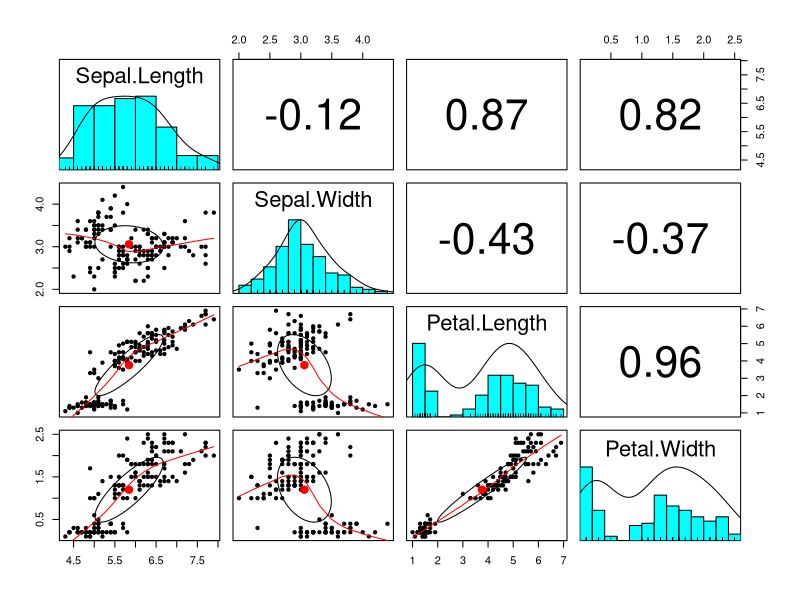

Here is the R script that generated this plot: (Note: this script raises an error after producing the figure.)
install.packages("psych")
install.packages("corrplot")
install.packages("RColorBrewer")
library(psych)
library(corrplot)
library(RColorBrewer)

#psych package
data("iris")
x <- corr.test(iris[,-5])
x
pairs.panels(iris[,-5])

#corrplot your database

#x1 <- read_excle("data.xlsx")
#?cor
#m <- cor([-1])

corrplot(m)

corrplot(m,type = "upper",order = "hclust",method = "pie",
         col = brewer.pal(n=8,name = "RdYlBu"))
#mixed corrplot
corrplot.mixed(m,lower.col = "black",number.cex  = 0.8)

corrplot.mixed(m,lower = "sequre",upper = "pie",tl.col = "Red")#lower will change from number,ellipse,squre






